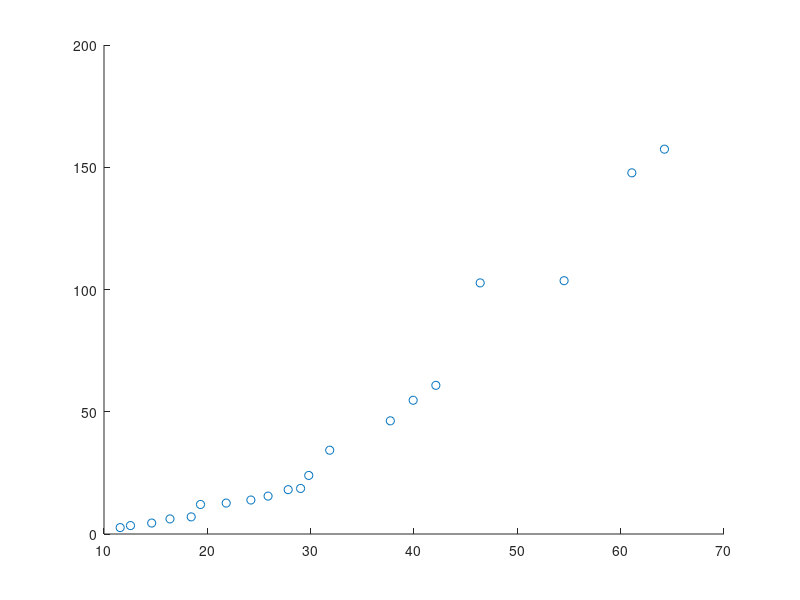

The MATLAB source for this figure:
group_index_vals = [24.2138, 16.385, 21.8237, 19.3381, 18.4374, 14.6157,  29.0235, 37.7072, 64.237, 31.843, 12.5638, 29.8138, 54.5252, 27.8231, 61.0815,  39.9186,  11.5645, 25.8782, 42.1143, 46.4036 ];
loss_vals = [13.898, 6.1772, 12.6536, 12.0735, 7.0014,  4.4828, 18.6318, 46.2903, 157.3947, 34.2728,  3.4432, 23.9624, 103.6028, 18.1331,  147.7162, 54.703, 2.6209, 15.4964,  60.8041, 102.7026];
scatter(group_index_vals, loss_vals);